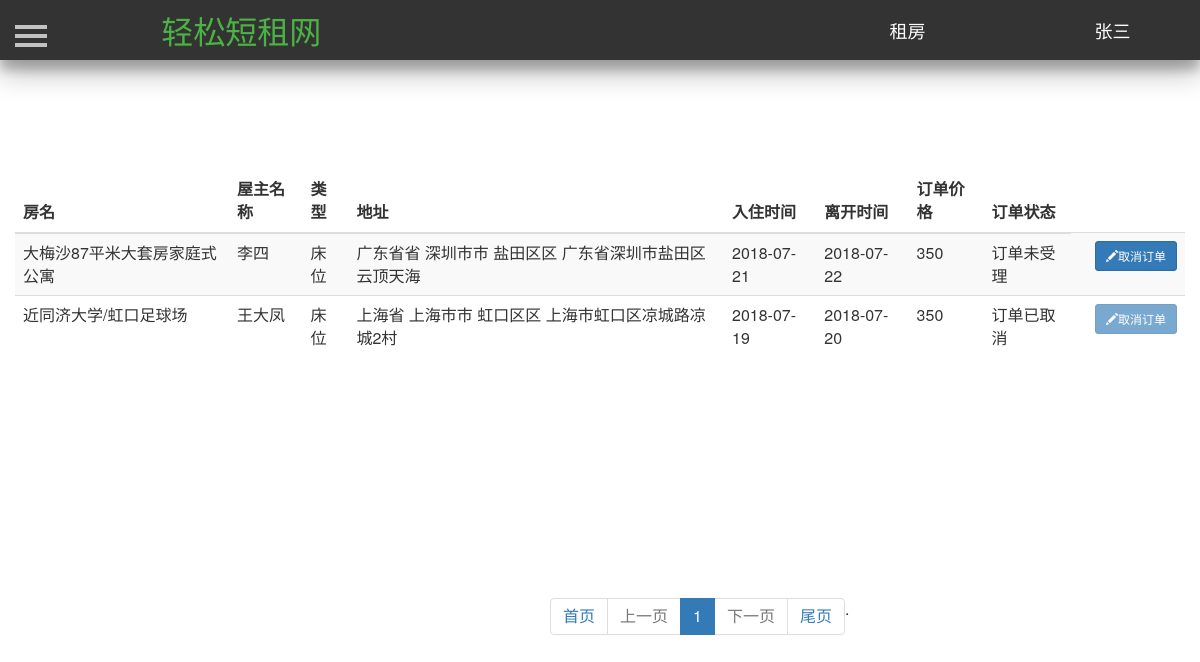
The app's page /renting/ (signed in) with its own data.
### Renting/models.py (models this page shows, shortened)
class User(db.Model):
    id = db.Column(db.Integer, primary_key=True, autoincrement=True)  # ID 用户唯一的标识
    username = db.Column(db.String(50), unique=True)  # 用户名  唯一   最大50个字符
    password = db.Column(db.String(100))  # 密码   最大100个字符
    phone_number = db.Column(db.Integer, unique=True)  # 手机号码
    email = db.Column(db.String(100), unique=True)  # 邮箱  唯一
    salt = db.Column(db.String(32))  # 密码加盐

class House(db.Model):
    id = db.Column(db.Integer, primary_key=True, autoincrement=True)  # ID 房屋唯一的标识
    house_name = db.Column(db.String(25))  # 房屋名  唯一   最大25个字符
    house_type = db.Column(db.Integer)  # 房屋类型，0表示整租，1表示单间 ，2表示床位
    area = db.Column(db.Integer)  # 房屋面积
    people = db.Column(db.Integer)  # 可住人数
    bedroom = db.Column(db.Integer)  # 卧房数
    toilet = db.Column(db.Integer)  # 卫生间数
    kitchen = db.Column(db.Integer)  # 是否有厨房
    bed = db.Column(db.Integer)  # 床位数
    bed_type = db.Column(db.Integer)  # 床型 0表示单人床  1表示双人床
    price = db.Column(db.Integer)  # 租一天的价格
    description = db.Column(db.String(200))  # 房屋描述
    facility = db.Column(db.String(10))  # 房屋设施，0表示无，1表示有
    province = db.Column(db.String(10))  # 省
    city = db.Column(db.String(10))  # 市
    district = db.Column(db.String(10))  # 地区
    address = db.Column(db.String(100))  # 具体地址
    username = db.Column(db.String(10), db.ForeignKey('user.username'))  # 房屋主人的名字，外键
    status = db.Column(db.Integer)  # 房屋状态，0表示未审核，1表示通过,2表示未通过
    url_one = db.Column(db.String(100))  # 房屋图片
    url_two = db.Column(db.String(100))  # 房屋图片
    url_three = db.Column(db.String(100))  # 房屋图片
    url_four = db.Column(db.String(100))  # 房屋图片
    url_five = db.Column(db.String(100))  # 房屋图片

class Order(db.Model):
    id = db.Column(db.Integer, primary_key=True, autoincrement=True)  # 订单唯一的ID
    house_id = db.Column(db.Integer, db.ForeignKey('house.id'))  # 房屋ID 作为外键
    seller = db.Column(db.String(10), db.ForeignKey('user.username'))  # 房屋的卖家  作为外键
    renter = db.Column(db.String(10), db.ForeignKey('user.username'))  # 房屋租户  作为外键
    start_time = db.Column(db.Date)  # 订单开始时间
    end_time = db.Column(db.Date)  # 订单结束时间
    total_price = db.Column(db.Integer)  # 订单的价格
    status = db.Column(db.Integer)  # 订单状态 0表示订单已取消  1表示订单未受理  2表示订单受理  3表示订单正在取消

### Renting/views.py (the view)
@app.route('/renting/')
def history():
    now_compare = datetime.now().date()
    user = current_user
    result_renter = []
    renter_list = Order.query.filter_by(renter=user.username).all()
    for item in renter_list:
        one = {}
        one_house = House.query.filter_by(id=item.house_id).first()
        one['order'] = item
        one['house'] = one_house
        if now_compare < item.start_time and item.status == 1:
            one['cancel'] = 1
        else:
            one['cancel'] = 0
        print(one)
        result_renter.append(one)
    pager_obj = Pagination(request.args.get("page", 1), len(result_renter), request.path, request.args, per_page_count=2)
    renter_list = result_renter[pager_obj.start:pager_obj.end]
    html = pager_obj.page_html()
    return render_template('renting.html', result_renter=renter_list, html=html)

### Renting/models.py (called while the page is built)
@login_manager.user_loader
def load_user(userid):
    return User.query.get(userid)

### Renting/page_utils.py (called while the page is built)
    @property
    def start(self):
        return (self.current_page - 1) * self.per_page_count

    @property
    def end(self):
        return self.current_page * self.per_page_count

### Renting/templates/renting.html (shortened to what this page needs)
<!DOCTYPE html>
<html lang="en">
    <head>
        <link href="https://cdn.bootcss.com/bootstrap/3.3.7/css/bootstrap.min.css" rel="stylesheet">
        <link href="/static/css/navigation.css" rel="stylesheet">
        <link href="/static/css/profile.css" rel="stylesheet">
         <link href="/static/css/sidebar.css" rel="stylesheet">
        <link type="text/css" href="/static/css/dialog.css"  rel="stylesheet"/>
    </head>
    <body>
		<header class="header-navigation" id="header">
		<nav>
			<div class="row">
				<div class="col-md-3">
					<a href="/index/"><font color="#4ab344" style="color: rgb(74, 179, 68);" size="6">轻松短租网</font></a>
				</div>
				<div class="col-md-2 title">
					<a href="/mainpage/" target="_blank"><font color="#FFFFFF" style="color: rgb(255, 255, 255);" size="4">租房</font></a>
				</div>
				<div class="col-md-2 title">
					{% if current_user.is_authenticated %}
					<a href="/profile/{{current_user.id}}">
						<font color="#FFFFFF" style="color: rgb(255, 255, 255);" size="4">
							{{current_user.username}}
						</font>
					</a>
					{% else %}
					<a href="/reglogin/">
						<font color="#FFFFFF" style="color: rgb(255, 255, 255);" size="4">
							登陆注册
						</font>
					</a>
					{% endif %}
				</div>
			</div>
		</nav>
		</header>
       <div id="wrapper">
            <div id="page-content-wrapper">
                <button type="button" class="hamburger is-closed animated fadeInLeft" data-toggle="offcanvas">
                    <span class="hamb-top"></span>
                    <span class="hamb-middle"></span>
                    <span class="hamb-bottom"></span>
                </button>
                <div class="container">
                    <div class="row">
                        <table class="table table-striped" style="margin-top:100px">
                            <thead>
                                <tr>
                                    <th>房名</th>
                                    <th>屋主名称</th>
                                    <th>类型</th>
                                    <th>地址</th>
                                    <th>入住时间</th>
                                    <th>离开时间</th>
                                    <th>订单价格</th>
                                    <th>订单状态</th>
                                </tr>
                            </thead>
                            <tbody>
                            {% for item in result_renter: %}
                                <tr>
                                    <td>{{item['house'].house_name}}</td>
                                    <td>{{item['order'].seller}}</td>
                                    {% if item['house'].house_type==0 %}
                                        <td>整租</td>
                                    {% elif item['house'].house_type==1 %}
                                        <td>单间</td>
                                    {% else %}
                                        <td>床位</td>
                                    {% endif %}
                                    <td>{{item['house'].province}}省 {{item['house'].city}}市
                                        {% if item['house'].district !=None %}
                                        {{item['house'].district}}区
                                        {% endif %}
                                        {{item['house'].address}}
                                    </td>
                                    <td>{{item['order'].start_time}}</td>
                                    <td>{{item['order'].end_time}}</td>
                                    <td>{{item['order'].total_price}}</td>
                                    {% if item['order'].status == 0%}
                                        <td>订单已取消<td>
                                    {% elif item['order'].status == 1 %}
                                        <td>订单未受理<td>
                                    {% elif item['order'].status == 2 %}
                                        <td>订单受理<td>
                                    {% else %}
                                        <td>订单取消中<td>
                                    {% endif %}
                                    {% if item['cancel'] ==1 %}
                                    <td>
                                        <button type="button" class="btn btn-primary btn-sm" >
                                            <span class="glyphicon glyphicon-pencil">
                                            </span><a href="/cancel_order/{{item['order'].id}}/" style="color:#FFFFFF">取消订单</a>
                                       </button>
                                    </td>
                                    {% else %}
                                    <td>
                                        <button type="button" class="btn btn-primary btn-sm" disabled="disabled">
                                            <span class="glyphicon glyphicon-pencil">
                                            </span>取消订单
                                       </button>
                                    </td>
                                    {% endif %}
                                </tr>
                            {% endfor %}
                            </tbody>
                        </table>
                    </div>
                </div>
            </div>
        </div>
        <div style="margin-top:200px">
            <ul class="pagination" id="mypage" style="margin-left:550px;">
					{{ html| safe }}
            </ul>
        </div>
    </body>
</html>

### Renting/static/css/navigation.css (style rules this page uses)
.header-navigation { position: fixed; top: 0; width: 100%; height: 60px; line-height: 60px; background-color: #333; text-align: center; box-shadow: 0 14px 28px rgba(0,0,0,0.25), 0 10px 10px rgba(0,0,0,0.22); z-index: 10 }

### Renting/static/css/profile.css (style rules this page uses)
.header-navigation { position: fixed; top: 0; width: 100%; height: 60px; line-height: 60px; background-color: #333; text-align: center; box-shadow: 0 14px 28px rgba(0,0,0,0.25), 0 10px 10px rgba(0,0,0,0.22); z-index: 9990; }

### Renting/static/css/sidebar.css (style rules this page uses)
body { position: relative; overflow-x: hidden; }
body, html { height: 100%; background-color: #FFFFFF !important; }
#wrapper { -moz-transition: all 0.5s ease; -o-transition: all 0.5s ease; -webkit-transition: all 0.5s ease; padding-left: 0; transition: all 0.5s ease; }
#page-content-wrapper { padding-top: 70px; width: 100%; }
.hamburger { background: transparent; border: none; display: block; height: 32px; margin-left: 15px; position: fixed; top: 20px; width: 32px; z-index: 9999; }
.hamburger.is-closed:before { -webkit-transform: translate3d(0, 0, 0); -webkit-transition: all 0.35s ease-in-out; color: #ffffff; content: ''; display: block; font-size: 14px; line-height: 32px; opacity: 0; text-align: center; width: 100px; }
.hamburger.is-closed .hamb-top { -webkit-transition: all 0.35s ease-in-out; background-color: rgba(255, 255, 255, 0.7); top: 5px; }
.hamburger.is-closed .hamb-middle { background-color: rgba(255, 255, 255, 0.7); margin-top: -2px; top: 50%; }
.hamburger.is-closed .hamb-bottom { -webkit-transition: all 0.35s ease-in-out; background-color: rgba(255, 255, 255, 0.7); bottom: 5px; }
.hamburger.is-closed .hamb-top, .hamburger.is-closed .hamb-middle, .hamburger.is-closed .hamb-bottom, .hamburger.is-open .hamb-top, .hamburger.is-open .hamb-middle, .hamburger.is-open .hamb-bottom { height: 4px; left: 0; position: absolute; width: 100%; }

### Renting/static/css/dialog.css (style rules this page uses)
body, html { font-size: 100%; margin: 0; }
*,:after,:before { box-sizing:border-box }
input, button { outline: none; border: none; }

### records on screen
User: username "张三"
House: house.house_name "大梅沙87平米大套房家庭式公寓", house.province "广东省", house.city "深圳市", house.district "盐田区", house.address "广东省深圳市盐田区云顶天海"
Order: order.seller "李四", order.start_time "2018-07-21", order.end_time "2018-07-22", order.total_price "350"
House: house.house_name "近同济大学/虹口足球场", house.province "上海", house.city "上海市", house.district "虹口区", house.address "上海市虹口区凉城路凉城2村"
Order: order.seller "王大凤", order.start_time "2018-07-19", order.end_time "2018-07-20", order.total_price "350"

### other values on screen
{{ html| safe }} "首页 上一页 1 下一页 . 尾页"
